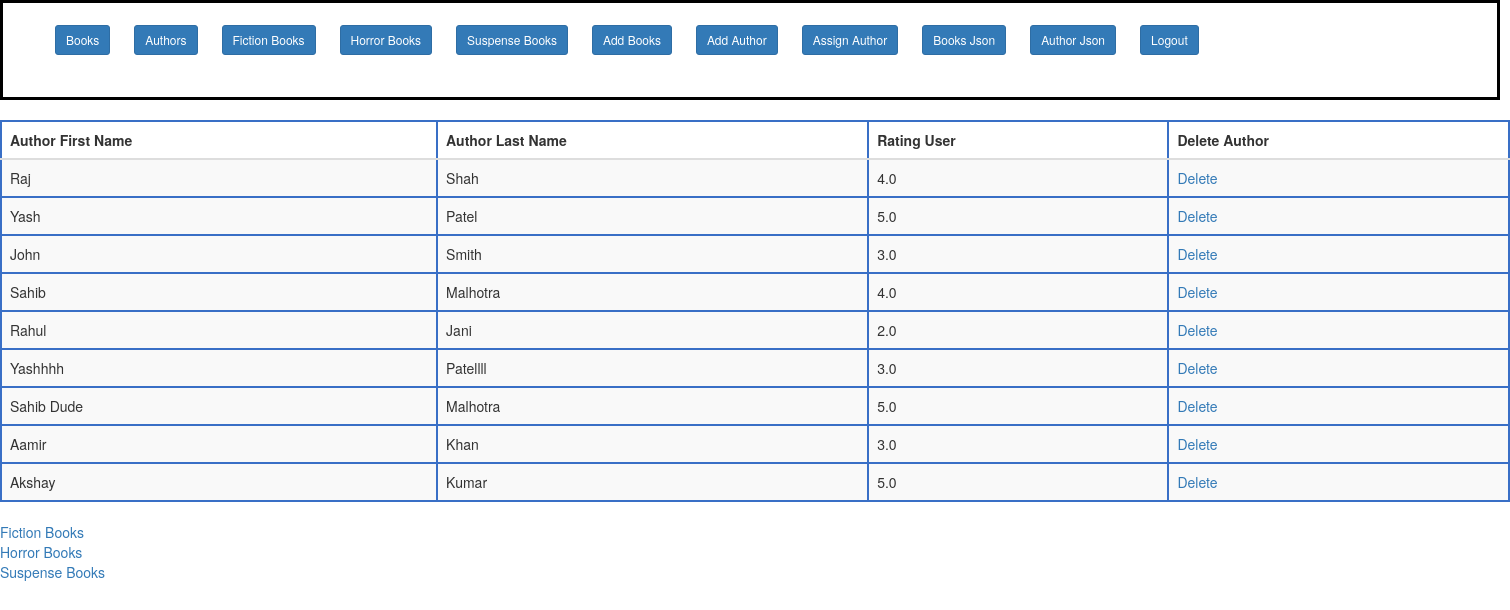
Page /author/ (signed in) on the committed database.
### Category/models.py (models this page shows, shortened)
class Author(models.Model):
    author_fname = models.CharField(max_length=50)
    author_lname = models.CharField(max_length=50)
    rating_user = models.FloatField()

### Bookstore/views.py (the view)
# urls.py: path('author/',views.author, name = "author"),
@login_required(login_url="homepage")
def author(request):
    data = {}
    author = Author.objects.all()
    data["authordata"]=author
    return render(request, 'author.html', data)

### Category/templates/author.html (shortened to what this page needs)
{% extends 'index.html'%}
{% block body %}
        <table class="table table-striped">
            <thead>
            <tr>
                <th>Author First Name</th>
                <th>Author Last Name</th>
                <th>Rating User</th>
                <th>Delete Author</th>
            </tr>
            </thead>
            {% for author in authordata %}
            <tbody>
            <tr>
                <td>{{author.author_fname}}</td>
                <td>{{author.author_lname}}</td>
                <td>{{author.rating_user}}</td>
                <td><a href = "{% url 'del_author' author.id %}">Delete</a></td>
            </tr>
            </tbody>
            {% endfor %}
        </table>
        <a href = "{%url 'fiction' %}">  Fiction Books </a><br>
        <a href = "{%url 'horror' %}">  Horror Books </a><br>
        <a href = "{%url 'suspense' %}">  Suspense Books </a>
{% endblock %}

### Category/templates/author.html (style rules this page uses)
table,th,tr,td { border: 2px solid #396fc6; border-collapse: collapse; }

### rows in the picture
Author: author_fname "Raj", author_lname "Shah", rating_user "4.0"
Author: author_fname "Yash", author_lname "Patel", rating_user "5.0"
Author: author_fname "John", author_lname "Smith", rating_user "3.0"
Author: author_fname "Sahib", author_lname "Malhotra", rating_user "4.0"
Author: author_fname "Rahul", author_lname "Jani", rating_user "2.0"
Author: author_fname "Yashhhh", author_lname "Patellll", rating_user "3.0"
Author: author_fname "Sahib Dude", author_lname "Malhotra", rating_user "5.0"
Author: author_fname "Aamir", author_lname "Khan", rating_user "3.0"
Author: author_fname "Akshay", author_lname "Kumar", rating_user "5.0"
